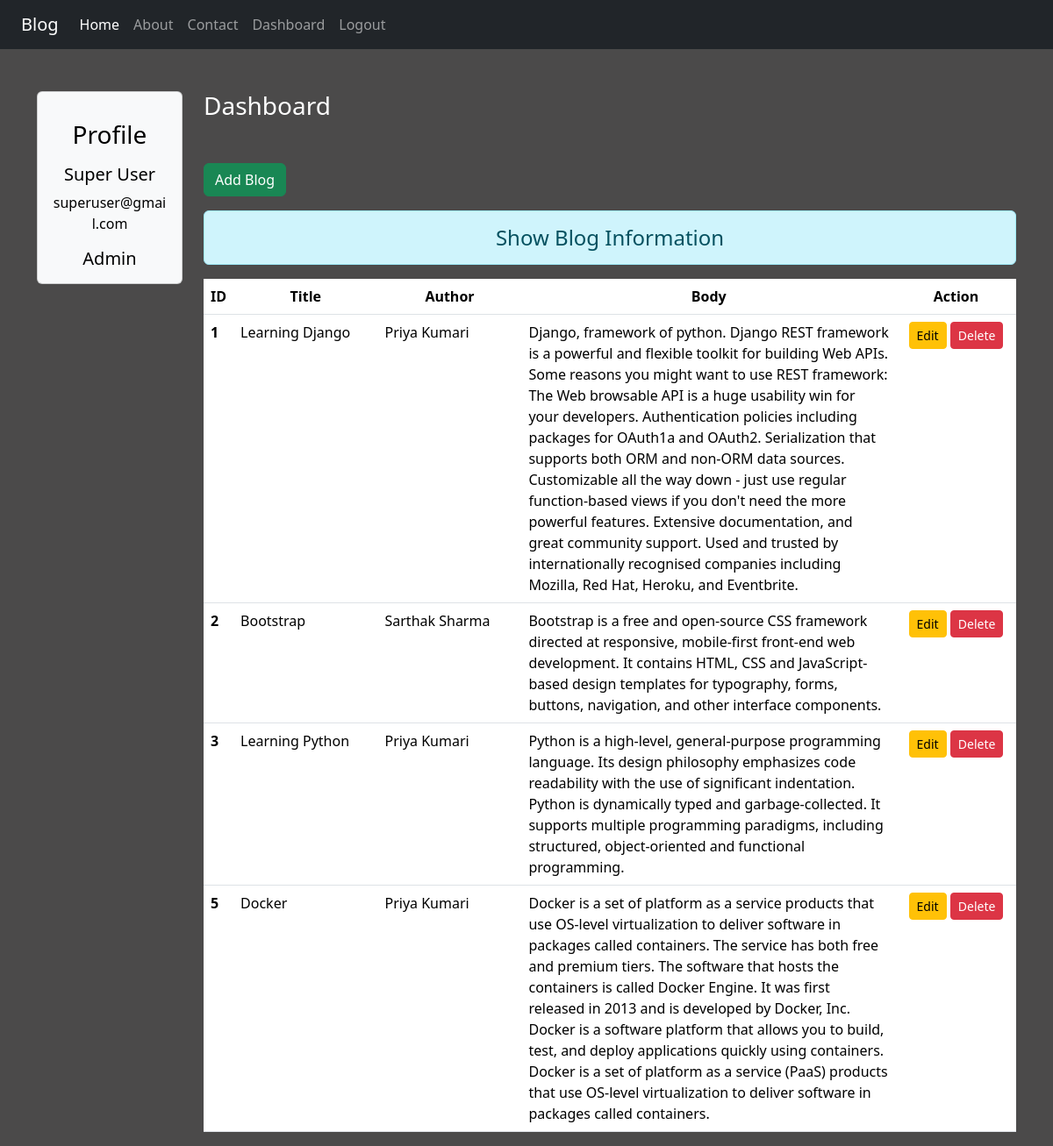
The page /dashboard/ (signed in) on the database its author committed.
### blog_app/models.py (models this page shows)
class Blog(models.Model):
    title = models.CharField(max_length=150)
    author = models.CharField(max_length=150)
    body = models.TextField()

### blog_app/views.py (the view)
# urls.py: path('dashboard/', views.dashboard, name='dashboard'),
def dashboard(request):
    if request.user.is_authenticated:
        if request.user.is_superuser:
            blogs = Blog.objects.all()
        else:
            blogs = Blog.objects.filter(author=request.user.get_full_name())
        user = request.user
        full_name = user.get_full_name()
        email = user.email
        group = user.groups.all()
        return render(request, 'dashboard.html', {'blogs': blogs, 'full_name': full_name, 'email': email, 'groups': group})
    else:
        return HttpResponseRedirect('/login/')

### blog_app/templates/dashboard.html (shortened to what this page needs)
{% extends 'base.html' %}
{% load static %}
{% block side %}
<div class="col-sm-2 my-5 text-center">
    <div class="card bg-light text-black">
        <div class="card-body">
            <h3 class="card-title my-3 bold">Profile</h3>
            <h5 class="card-text">{{ full_name }}</h5>
            <p class="card-text">{{email}}</p>
            {% for group in groups %}
            <h5 class="card-text">{{ group.name }}</h5>
            {% endfor %}
        </div>
    </div>
</div>
{% endblock side %}
{% block content %}
<div class="col-sm-10">
    <h3 class="text-white my-5">Dashboard</h3>
    <a href="{% url 'addblog' %}" class="btn btn-success">Add Blog</a>
    <h4 class="text-center alert alert-info mt-3">Show Blog Information</h4>
    {% if blogs %}
    <table class="table table-hover bg-white">
        <thead>
            <tr class="text-center">
                <th scope="col" style="width:2%">ID</th>
                <th scope="col" style="width:18%">Title</th>
                <th scope="col" style="width:18%">Author</th>
                <th scope="col" style="width:47%">Body</th>
                <th scope="col" style="width:15%">Action</th>
            </tr>
        </thead>
        <tbody>
            {% for blog in blogs %}
            <tr>
                <th scope="row">{{blog.id}}</th>
                <td>{{blog.title}}</td>
                <td>{{blog.author}}</td>
                <td>{{blog.body}}</td>
                <td class="text-center">
                    <a href="{% url 'updateblog' blog.id %}" class="btn btn-warning btn-sm">Edit</a>
                    {% if perms.blog.delete_post %}
                    <form action="{% url 'deleteblog' blog.id %}" method="post" class="d-inline">
                        <input type="submit" class="btn btn-danger btn-sm" value="Delete">
                    </form>
                    {% endif %}
                </td>
            </tr>
            {% endfor %}
        </tbody>
    </table>
    {% else %}
    <h4 class="text-center alert alert-warning">No Records</h4>
    {% endif %}
</div>
{% endblock content %}

### blog_app/static/css/style.css (style rules this page uses)
body { background-color: rgb(75, 74, 74); color: antiquewhite; }

### rows shown on the page
Blog: id "1", title "Learning Django", author "Priya Kumari", body "Django, framework of python. Django REST framework is a powerful and flexible toolkit for building Web APIs. Some reasons you might want to use REST framework: The Web browsable API is a huge usability win for your developers. Authentication policies including packages for OAuth1a and OAuth2. Serialization that supports both ORM and non-ORM data sources. Customizable all the way down - just use regular function-based views if you don't need the more powerful features. Extensive documentation, and great community support. Used and trusted by internationally recognised companies including Mozilla, Red Hat, Heroku, and Eventbrite."
Blog: id "2", title "Bootstrap", author "Sarthak Sharma", body "Bootstrap is a free and open-source CSS framework directed at responsive, mobile-first front-end web development. It contains HTML, CSS and JavaScript-based design templates for typography, forms, buttons, navigation, and other interface components."
Blog: id "3", title "Learning Python", author "Priya Kumari", body "Python is a high-level, general-purpose programming language. Its design philosophy emphasizes code readability with the use of significant indentation. Python is dynamically typed and garbage-collected. It supports multiple programming paradigms, including structured, object-oriented and functional programming."
Blog: id "5", title "Docker", author "Priya Kumari", body "Docker is a set of platform as a service products that use OS-level virtualization to deliver software in packages called containers. The service has both free and premium tiers. The software that hosts the containers is called Docker Engine. It was first released in 2013 and is developed by Docker, Inc. Docker is a software platform that allows you to build, test, and deploy applications quickly using containers. Docker is a set of platform as a service (PaaS) products that use OS-level virtualization to deliver software in packages called containers."

### other values the page prints
{{ full_name }} "Super User"
{{ email }} "superuser@gmail.com"
{{ group.name }} "Admin"
